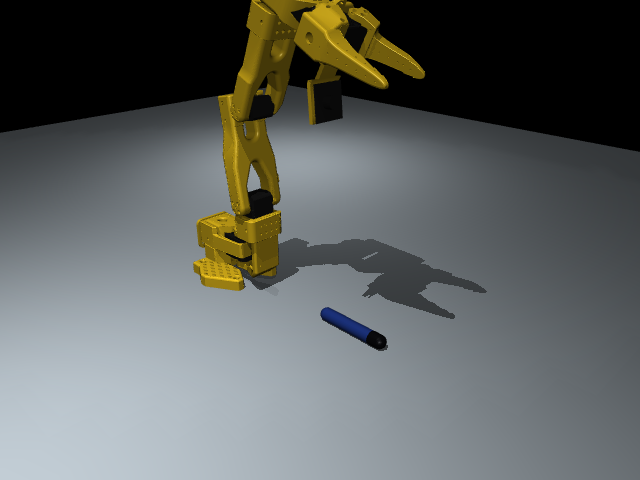
#> input picture archive/robust_pick_camera_kalman_preteleop/sim_pick/initial_scene.png, 640 x 480 px
$ python -i wrist_object.py   (imports and definitions only)
#> lines starting #> are read from the running program, lines starting #| are printed output that depends on the picture; after the words box and inside, x2 and y2 are one past the last pixel; in counts of white or black regions, pixels touching at a corner belong together
#> further down, picture is the input picture: shape (480, 640, 3); mean B, G, R 97.6, 99.6, 95.9
"""Conservative dark elongated-object check for the fixed wrist observation pose."""

import cv2
import numpy as np


def detect_vape(frame):
    h,w=frame.shape[:2]
#> h = 480; w = 640
    x0,x1=int(.05*w),int(.99*w)
#> x0 = 32; x1 = 633
    y0,y1=int(.04*h),int(.80*h)
#> y0 = 19; y1 = 384
    gray=cv2.cvtColor(frame,cv2.COLOR_BGR2GRAY)
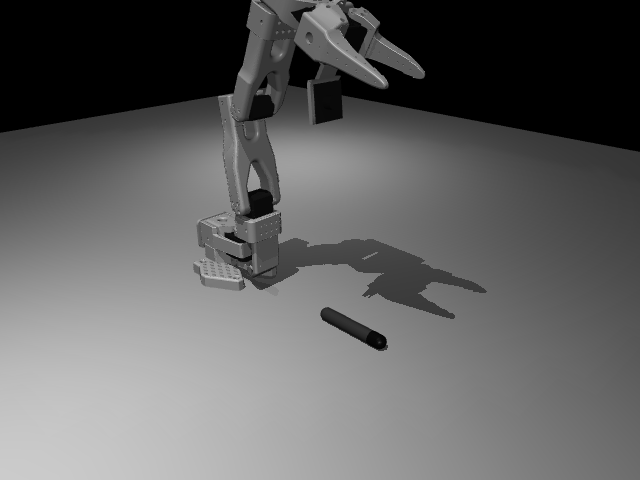
#> gray: shape (480, 640); min 0, max 203, mean 98.2
    mask=cv2.inRange(gray,0,100)
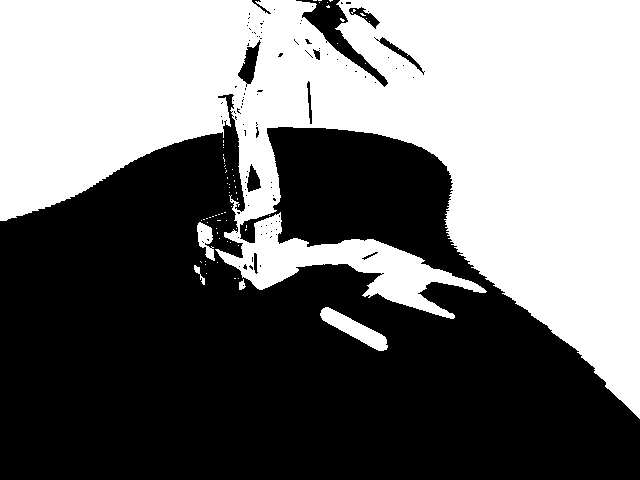
#> mask: shape (480, 640); 46.3% white; 68 white regions (63 under 20 px), largest, box (x1, y1, x2, y2) and area: (0, 0, 640, 419) 140596, (320, 307, 388, 351) 1095, (197, 222, 215, 261) 392, (194, 265, 205, 285) 69, (239, 279, 246, 290) 48
    roi=np.zeros_like(mask);roi[y0:y1,x0:x1]=255
    mask=cv2.bitwise_and(mask,roi)
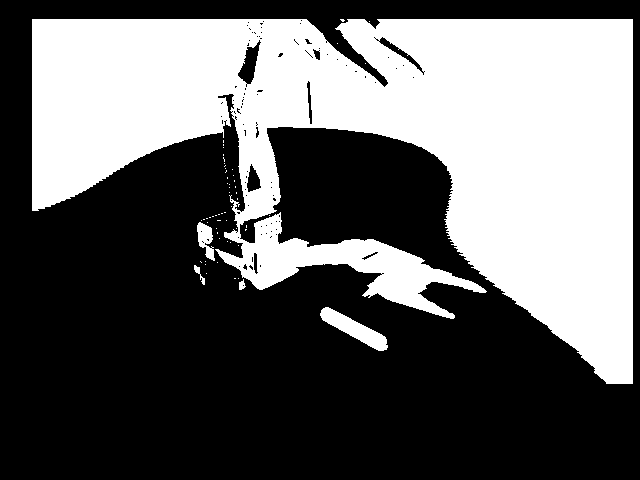
#> mask: shape (480, 640); 39.5% white; 59 white regions (54 under 20 px), largest, box (x1, y1, x2, y2) and area: (32, 19, 633, 384) 119758, (320, 307, 388, 351) 1095, (197, 222, 215, 261) 392, (194, 265, 205, 285) 69, (239, 279, 246, 290) 48
    mask=cv2.morphologyEx(mask,cv2.MORPH_CLOSE,np.ones((9,9),np.uint8))
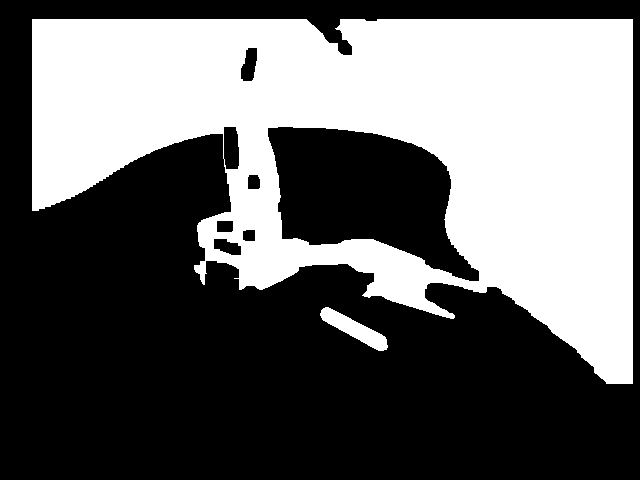
#> mask: shape (480, 640); 40.7% white; 2 white regions, box (x1, y1, x2, y2) and area: (32, 19, 633, 384) 124010, (320, 307, 388, 351) 1096
    mask=cv2.morphologyEx(mask,cv2.MORPH_OPEN,np.ones((3,3),np.uint8))
#> mask: shape (480, 640); 40.7% white; 2 white regions
    contours,_=cv2.findContours(mask,cv2.RETR_EXTERNAL,cv2.CHAIN_APPROX_SIMPLE)
#> contours = 2 contours; box (x1, y1, x2, y2) and area: (32, 19, 633, 384) 143570, (320, 307, 388, 351) 1020
    candidates=[]
    for contour in contours:
        if cv2.contourArea(contour)<500:continue
        (cx,cy),(a,b),_=cv2.minAreaRect(contour)
        if min(a,b)<8 or max(a,b)/min(a,b)<3:continue
        if not .15*w<max(a,b)<.8*w:continue
        x,y,bw,bh=cv2.boundingRect(contour)
        if x<=x0+2 or y<=y0+2 or x+bw>=x1-2 or y+bh>=y1-2:continue
        points=contour.reshape(-1,2).astype(float)
        _,vecs=np.linalg.eigh(np.cov(points.T))
        axis=vecs[:,-1]
        angle=float((np.degrees(np.arctan2(axis[1],axis[0]))+90)%180-90)
        candidates.append(dict(center=[float(cx),float(cy)],angle_deg=angle,
                               length_px=float(max(a,b)),width_px=float(min(a,b)),
                               box=cv2.boxPoints(cv2.minAreaRect(contour)).tolist(),
                               area=float(cv2.contourArea(contour))))
#> this loop made 2 passes
#> (cx, cy, a, b) on passes 1 to 2: (353.8, 328.8, 15.74, 75.65), (332, 201, 364, 600)
#> after the loop, candidates = []
    candidates.sort(key=lambda c:c['area'],reverse=True)
    if not candidates:return None
    if len(candidates)>1 and candidates[1]['area']>.6*candidates[0]['area']:
        return None
    return candidates[0]


def compare_detection(reference,current):
    if reference is None or current is None:
        return dict(accepted=False,reason='Objet allongé unique non détecté.')
    distance=float(np.linalg.norm(np.array(reference['center'])-current['center']))
    angle=abs((current['angle_deg']-reference['angle_deg']+90)%180-90)
    scale=current['length_px']/reference['length_px']
    accepted=distance<=28 and angle<=6 and .85<=scale<=1.15
    return dict(accepted=bool(accepted),center_error_px=distance,angle_error_deg=angle,
                length_ratio=scale,reason='Alignement proche de la démonstration.' if accepted else 'Repositionner l’objet comme dans la vue de référence.')


def annotate(frame,detection):
    out=frame.copy()
    if detection:
        cv2.polylines(out,[np.int32(detection['box'])],True,(0,220,0),2)
        cv2.circle(out,tuple(np.int32(detection['center'])),4,(0,0,255),-1)
    return out

>>> import cv2
>>> picture = cv2.imread('sim_pick/initial_scene.png')
>>> result = detect_vape(picture)
